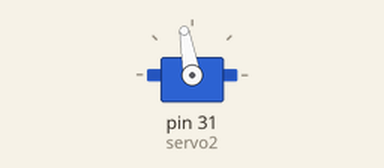
A sketch run on a simulated Arduino Mega 2560, built with avr-gcc and run on an emulated ATmega2560. On the bench: servo.

Above: at 0.05 s.
At 4.0 s:
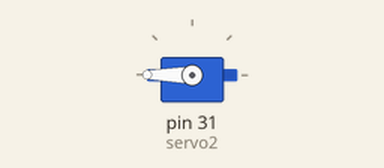
Timing chart, 0 to 5.2 s (numbered marks = the images above):
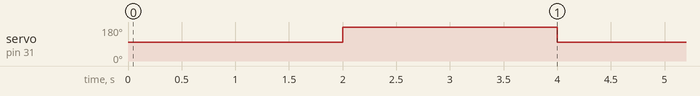

Measured:
- by itself, servo on pin 31 (servo2): alternates 180° for 2.0 s and 100° for 2.0 s

The sketch:

sketch_jul15a.ino
```cpp
#include <Servo.h>
Servo servo2;
void setup() {
  // put your setup code here, to run once:
      servo2.attach(31);
}

void loop() {
  // put your main code here, to run repeatedly:
servo2.write(100);// buka
delay(2000);
servo2.write(180); // tutup
delay(2000);
}
```
